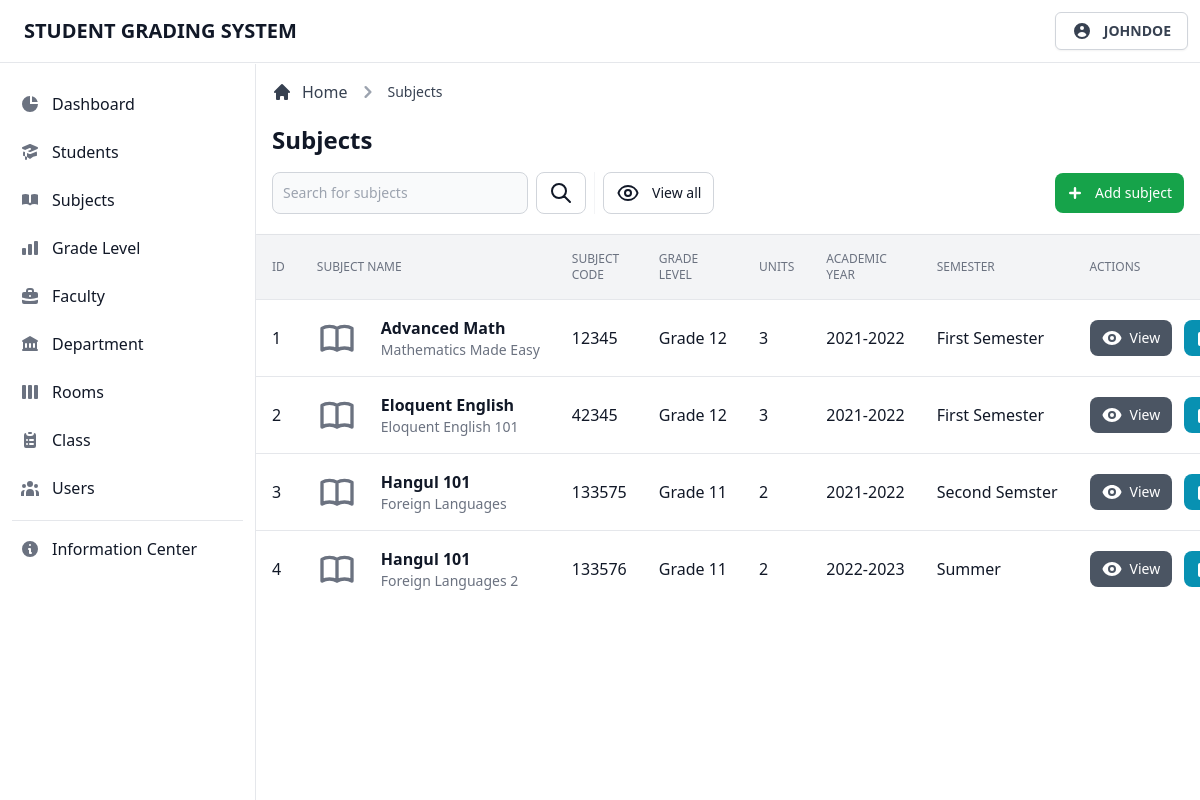
The page /admin/view/subjects.php (signed in) on the database its author committed.
### tables this page shows
CREATE TABLE `tblsubjects` (
  `subj_id` int(11) NOT NULL,
  `subj_code` int(11) NOT NULL,
  `subj_name` varchar(255) NOT NULL,
  `subj_desc` varchar(255) DEFAULT NULL,
  `subj_level` varchar(255) NOT NULL,
  `subj_unit` int(11) NOT NULL,
  `subj_ay` varchar(255) NOT NULL,
  `subj_sem` varchar(255) NOT NULL
);

### admin/database/database.classes.php (called while the page is built)
<?php
class Dbh
{
  private $hostname = 'localhost';
  private $username = 'root';
  private $password = '';
  private $dbname = 'dbgradingsystem';
  public function connect()
  {
    try {
      $dbh = new PDO('mysql:host=' . $this->hostname . ';dbname=' . $this->dbname, $this->username, $this->password);
      return $dbh;
    } catch (PDOException $e) {
      print "Error!: " . $e->getMessage() . "<br>";
      die();
    }
  }
}

### admin/classes/display-data.classes.php (called while the page is built, shortened)
<?php
class DisplaySubjects extends Dbh
{
  protected function getData()
  {
    $sql = 'SELECT * FROM tblsubjects;';
    $stmt = $this->connect()->query($sql);
    $result = 0;
    if (!$stmt) {
      $stmt = null;
      header('Location: ../view/subjects.php?error=stmtfailed');
      exit;
    } else {
      while ($row = $stmt->fetchAll(PDO::FETCH_ASSOC)) {
        $result = $row;
      }
      return $result;
    }
    return $result;
  }
}

### admin/controller/display-data.contr.php (called while the page is built, shortened)
<?php
class DisplaySubjectsContr extends DisplaySubjects
{
  public function fetchData()
  {
    $result = $this->getData();
    return $result;
  }
}

### admin/page/subjects/subjects-table.php (the view, shortened to what this page needs)
<div class="flex flex-col min-w-full overflow-hidden overflow-x-auto align-middle shadow">
  <table class="min-w-full divide-y divide-gray-200 table-fixed">
    <thead class="bg-gray-100">
      <tr>
        <th scope="col" class="p-4 text-xs font-medium text-left text-gray-500 uppercase">
          ID
        </th>
        <th scope="col" class="p-4 text-xs font-medium text-left text-gray-500 uppercase">
          Subject Name
        </th>
        <th scope="col" class="p-4 text-xs font-medium text-left text-gray-500 uppercase">
          Subject Code
        </th>
        <th scope="col" class="p-4 text-xs font-medium text-left text-gray-500 uppercase">
          Grade Level
        </th>
        <th scope="col" class="p-4 text-xs font-medium text-left text-gray-500 uppercase">
          Units
        </th>
        <th scope="col" class="p-4 text-xs font-medium text-left text-gray-500 uppercase">
          Academic Year
        </th>
        <th scope="col" class="p-4 text-xs font-medium text-left text-gray-500 uppercase">
          Semester
        </th>
        <th scope="col" class="p-4 text-xs font-medium text-left text-gray-500 uppercase">
          Actions
        </th>
      </tr>
    </thead>
    <tbody class="bg-white divide-y divide-gray-200 ">
      <?php foreach ($result as $data) : ?>
        <tr class="hover:bg-gray-100 group">
          <td class="p-4 text-base font-normal text-gray-900 whitespace-nowrap">
            <div class="flex items-center">
              <?= $data['subj_id']; ?>
            </div>
          </td>
          <td class="flex items-center p-4 mr-12 space-x-6 whitespace-nowrap lg:mr-0">
            <div class="text-sm font-normal text-gray-500">
              <div class="text-base font-semibold text-gray-900 capitalize">
                <?= $data['subj_name']; ?>
              </div>
              <div class="text-sm font-normal text-gray-500">
                <?= $data['subj_desc']; ?>
              </div>
            </div>
          </td>
          <td class="p-4 text-base font-normal text-gray-900 whitespace-nowrap">
            <div class="flex items-center capitalize">
              <?= $data['subj_code']; ?>
            </div>
          </td>
          <td class="p-4 text-base font-normal text-gray-900 whitespace-nowrap">
            <div class="flex items-center capitalize">
              <?= $data['subj_level']; ?>
            </div>
          </td>
          <td class="p-4 text-base font-normal text-gray-900 whitespace-nowrap">
            <div class="flex items-center capitalize">
              <?= $data['subj_unit']; ?>
            </div>
          </td>
          <td class="p-4 text-base font-normal text-gray-900 whitespace-nowrap">
            <div class="flex items-center capitalize">
              <?= $data['subj_ay']; ?>
            </div>
          </td>
          <td class="p-4 text-base font-normal text-gray-900 whitespace-nowrap">
            <div class="flex items-center capitalize">
              <?= $data['subj_sem']; ?>
            </div>
          </td>
          <td class="p-4 space-x-2 whitespace-nowrap">
            <button type="button" data-view-button data-name="<?= $data['subj_name']; ?>" data-code="<?= $data['subj_code']; ?>" data-desc="<?= $data['subj_desc']; ?>" data-level="<?= $data['subj_level']; ?>" data-unit="<?= $data['subj_unit']; ?>" data-ay="<?= $data['subj_ay']; ?>" data-sem="<?= $data['subj_sem']; ?>" class="inline-flex items-center px-3 py-2 text-sm font-medium text-center text-white bg-gray-600 rounded-lg hover:bg-gray-700 focus:ring-4 focus:ring-gray-200">
              View
            </button>
            <button type="button" data-edit-button data-id="<?= $data['subj_id']; ?>" data-name="<?= $data['subj_name']; ?>" data-code="<?= $data['subj_code']; ?>" data-desc="<?= $data['subj_desc']; ?>" data-level="<?= $data['subj_level']; ?>" data-unit="<?= $data['subj_unit']; ?>" data-ay="<?= $data['subj_ay']; ?>" data-sem="<?= $data['subj_sem']; ?>" class="inline-flex items-center px-3 py-2 text-sm font-medium text-center text-white rounded-lg bg-cyan-600 hover:bg-cyan-700 focus:ring-4 focus:ring-cyan-200">
            </button>
          </td>
        </tr>
      <?php endforeach; ?>
    </tbody>
  </table>
</div>

### admin/view/subjects.php (shortened to what this page needs)
<?php
$user = $_SESSION['useruid'];
include_once '../database/database.classes.php';
include_once '../classes/display-data.classes.php';
include_once '../controller/display-data.contr.php';
include_once '../page/subjects/grade-level-options.inc.php';
$display = new DisplaySubjectsContr;
$page = $breadcrumb1 =  $search = $link = $table = 'subjects';
$btn = $modal = 'subject';
$searchlink = 'subjects.php';
$breadcrumblink = '#';
?>
<!DOCTYPE html>
<html lang="en">
<head>
  <link rel="stylesheet" href="../../app/css/tailwind.css">
</head>
<body>
  <?php include_once '../templates/navbar.php'; ?>
  <div class="flex pt-16 overflow-hidden bg-white">
    <?php include_once '../templates/sidebar.php'; ?>
    <div id="main-content" class="relative w-full h-full ml-64 overflow-y-auto bg-gray-50">
      <main>
        <?php
        include_once '../templates/header.php';
        include_once '../includes/display-data.inc.php';
        ?>
      </main>
    </div>
  </div>
</body>
</html>

### admin/templates/navbar.php (shortened to what this page needs)
<header class="fixed z-30 w-full bg-white border-b border-gray-200">
  <nav class="flex items-center justify-between p-3">
    <div class="flex items-center justify-start">
      <a href="#" class="ml-3 text-xl font-bold text-gray-900 uppercase transition duration-75">Student Grading System</a>
    </div>
    <div class="relative text-left group">
      <button type="button" class="flex items-center justify-center w-full px-4 py-2 text-sm font-medium text-gray-700 bg-white border border-gray-300 rounded-md shadow-sm" id="menu-button" aria-expanded="true" aria-haspopup="true">
        <svg xmlns="http://www.w3.org/2000/svg" class="w-5 h-5" viewBox="0 0 20 20" fill="currentColor">
          <path fill-rule="evenodd" d="M18 10a8 8 0 11-16 0 8 8 0 0116 0zm-6-3a2 2 0 11-4 0 2 2 0 014 0zm-2 4a5 5 0 00-4.546 2.916A5.986 5.986 0 0010 16a5.986 5.986 0 004.546-2.084A5 5 0 0010 11z" clip-rule="evenodd" />
        </svg>
        <span class="flex-1 ml-3 font-semibold uppercase whitespace-nowrap"><?= $user; ?></span>
      </button>
    </div>
  </nav>
</header>

### admin/templates/sidebar.php (shortened to what this page needs)
<aside id="sidebar" class="fixed top-0 left-0 z-20 flex flex-col flex-shrink-0 w-64 h-full pt-16" aria-label="Sidebar">
  <div class="relative flex flex-col flex-1 min-h-0 pt-0 bg-white border-r border-gray-200">
    <div class="flex flex-col flex-1 pt-5 pb-4 overflow-y-auto">
      <div class="flex-1 px-3 space-y-1 bg-white divide-y">
        <ul class="pb-2 space-y-2">
          <li>
            <a href="../view/dashboard.php" class="flex items-center p-2 text-base font-normal text-gray-900 rounded-lg hover:bg-gray-100 group ">
              <svg xmlns="http://www.w3.org/2000/svg" class="w-5 h-5 text-gray-500 transition duration-75 group-hover:text-gray-900" viewBox="0 0 20 20" fill="currentColor">
                <path d="M2 10a8 8 0 018-8v8h8a8 8 0 11-16 0z" />
                <path d="M12 2.252A8.014 8.014 0 0117.748 8H12V2.252z" />
              </svg>
              <span class="flex-1 ml-3 whitespace-nowrap">Dashboard</span>
            </a>
          </li>
          <li>
            <a href="../view/students.php" class="flex items-center p-2 text-base font-normal text-gray-900 rounded-lg hover:bg-gray-100 group ">
              <span class="flex-1 ml-3 whitespace-nowrap">Students</span>
            </a>
          </li>
          <li>
            <a href="../view/subjects.php" class="flex items-center p-2 text-base font-normal text-gray-900 rounded-lg hover:bg-gray-100 group ">
              <span class="flex-1 ml-3 whitespace-nowrap">Subjects</span>
            </a>
          </li>
          <li>
            <a href="../view/grade-level.php" class="flex items-center p-2 text-base font-normal text-gray-900 rounded-lg hover:bg-gray-100 group ">
              <span class="flex-1 ml-3 whitespace-nowrap">Grade Level</span>
            </a>
          </li>
          <li>
            <a href="../view/faculty.php" class="flex items-center p-2 text-base font-normal text-gray-900 rounded-lg hover:bg-gray-100 group ">
              <span class="flex-1 ml-3 whitespace-nowrap">Faculty</span>
            </a>
          </li>
          <li>
            <a href="../view/department.php" class="flex items-center p-2 text-base font-normal text-gray-900 rounded-lg hover:bg-gray-100 group ">
              <span class="flex-1 ml-3 whitespace-nowrap">Department</span>
            </a>
          </li>
          <li>
            <a href="../view/rooms.php" class="flex items-center p-2 text-base font-normal text-gray-900 rounded-lg hover:bg-gray-100 group ">
              <span class="flex-1 ml-3 whitespace-nowrap">Rooms</span>
            </a>
          </li>
          <li>
            <a href="../view/class.php" class="flex items-center p-2 text-base font-normal text-gray-900 rounded-lg hover:bg-gray-100 group ">
              <span class="flex-1 ml-3 whitespace-nowrap">Class</span>
            </a>
          </li>
          <li>
            <a href="../view/users.php" class="flex items-center p-2 text-base font-normal text-gray-900 rounded-lg hover:bg-gray-100 group ">
              <span class="flex-1 ml-3 whitespace-nowrap">Users</span>
            </a>
          </li>
        </ul>
        <div class="pt-2 space-y-2">
          <a href="#" class="flex items-center p-2 text-base font-normal text-gray-900 transition duration-75 rounded-lg hover:bg-gray-100 group">
            <span class="ml-3">Information Center</span>
          </a>
        </div>
      </div>
    </div>
  </div>
</aside>

### admin/templates/header.php (shortened to what this page needs)
<div class="items-center justify-between block p-4 bg-white border-b border-gray-200 sm:flex">
  <div class="w-full mb-1">
    <div class="mb-4">
      <nav class="flex mb-5" aria-label="Breadcrumb">
        <ol class="inline-flex items-center space-x-1 md:space-x-2">
          <li class="inline-flex items-center">
            <a href="../view/dashboard.php" class="inline-flex items-center text-gray-700 hover:text-gray-900">
              <svg class="w-5 h-5 mr-2.5" fill="currentColor" viewBox="0 0 20 20" xmlns="http://www.w3.org/2000/svg">
                <path d="M10.707 2.293a1 1 0 00-1.414 0l-7 7a1 1 0 001.414 1.414L4 10.414V17a1 1 0 001 1h2a1 1 0 001-1v-2a1 1 0 011-1h2a1 1 0 011 1v2a1 1 0 001 1h2a1 1 0 001-1v-6.586l.293.293a1 1 0 001.414-1.414l-7-7z"></path>
              </svg>
              Home
            </a>
          </li>
          <li>
            <div class="flex items-center">
              <svg class="w-6 h-6 text-gray-400" fill="currentColor" viewBox="0 0 20 20" xmlns="http://www.w3.org/2000/svg">
                <path fill-rule="evenodd" d="M7.293 14.707a1 1 0 010-1.414L10.586 10 7.293 6.707a1 1 0 011.414-1.414l4 4a1 1 0 010 1.414l-4 4a1 1 0 01-1.414 0z" clip-rule="evenodd"></path>
              </svg>
              <a href="<?= $breadcrumblink; ?>" class="ml-1 text-sm font-medium text-gray-700 capitalize hover:text-gray-900 md:ml-2"><?= $breadcrumb1; ?></a>
            </div>
          </li>
        </ol>
      </nav>
      <h1 class="text-xl font-semibold text-gray-900 capitalize sm:text-2xl"><?= $page; ?></h1>
    </div>
    <div class="sm:flex">
      <div class="items-center hidden mb-3 sm:flex sm:divide-x sm:divide-gray-100 sm:mb-0">
        <form class="flex lg:pr-2" action="#" method="get">
          <div class="relative mr-2 lg:w-64 xl:w-96">
            <input type="text" name="search" class="bg-gray-50 border border-gray-300 text-gray-900 focus:outline-none sm:text-sm rounded-lg focus:ring-gray-200 focus:ring-4 block w-full p-2.5" placeholder="Search for <?= $search ?>" required>
          </div>
          <button type="submit" class="inline-flex items-center justify-center w-1/2 px-3 py-2 text-sm font-medium text-center text-gray-900 bg-white border border-gray-300 rounded-lg hover:bg-gray-100 focus:ring-4 focus:ring-gray-200 sm:w-auto">
            <svg xmlns="http://www.w3.org/2000/svg" class="w-6 h-6" fill="none" viewBox="0 0 24 24" stroke="currentColor">
              <path stroke-linecap="round" stroke-linejoin="round" stroke-width="2" d="M21 21l-6-6m2-5a7 7 0 11-14 0 7 7 0 0114 0z" />
            </svg>
          </button>
        </form>
        <div class="flex pl-0 mt-3 space-x-1 sm:pl-2 sm:mt-0">
          <a href="<?= $searchlink ?>" class="inline-flex items-center justify-center w-1/2 px-3 py-2 text-sm font-medium text-center text-gray-900 bg-white border border-gray-300 rounded-lg hover:bg-gray-100 focus:ring-4 focus:ring-gray-200 sm:w-auto">
            <span>View all</span>
          </a>
        </div>
      </div>
      <div class="flex items-center ml-auto space-x-2 sm:space-x-3">
        <button type="button" data-add-button class="inline-flex items-center justify-center w-1/2 px-3 py-2 text-sm font-medium text-center text-white bg-green-600 rounded-lg <?= (empty($options) && $page == 'List of Loads') ? 'opacity-70' : 'hover:bg-green-700'; ?> focus:ring-4 focus:ring-green-500 focus:ring-opacity-50 sm:w-auto" <?= (empty($options) && $page == 'List of Loads') ? 'disabled' : ''; ?>>
          <svg class="w-6 h-6 mr-2 -ml-1" fill="currentColor" viewBox="0 0 20 20" xmlns="http://www.w3.org/2000/svg">
            <path fill-rule="evenodd" d="M10 5a1 1 0 011 1v3h3a1 1 0 110 2h-3v3a1 1 0 11-2 0v-3H6a1 1 0 110-2h3V6a1 1 0 011-1z" clip-rule="evenodd"></path>
          </svg>
          <span>Add <?= $btn; ?></span>
        </button>
      </div>
    </div>
  </div>
</div>

### admin/includes/display-data.inc.php (shortened to what this page needs)
<?php
$result = $display->fetchData();
if (!empty($result)) {
  include_once '../page/' . $table . ' /' . $table . '-table.php';
}

### rows shown on the page
tblsubjects: subj_id "1", subj_name "Advanced Math", subj_desc "Mathematics Made Easy", subj_code "12345", subj_level "Grade 12", subj_unit "3", subj_ay "2021-2022", subj_sem "First Semester"
tblsubjects: subj_id "2", subj_name "Eloquent English", subj_desc "Eloquent English 101", subj_code "42345", subj_level "Grade 12", subj_unit "3", subj_ay "2021-2022", subj_sem "First Semester"
tblsubjects: subj_id "3", subj_name "Hangul 101", subj_desc "Foreign Languages", subj_code "133575", subj_level "Grade 11", subj_unit "2", subj_ay "2021-2022", subj_sem "Second Semster"
tblsubjects: subj_id "4", subj_name "Hangul 101", subj_desc "Foreign Languages 2", subj_code "133576", subj_level "Grade 11", subj_unit "2", subj_ay "2022-2023", subj_sem "Summer"

### other values the page prints
$user "JOHNDOE"
$breadcrumb1 "Subjects"
$page "Subjects"
$btn "subject"
